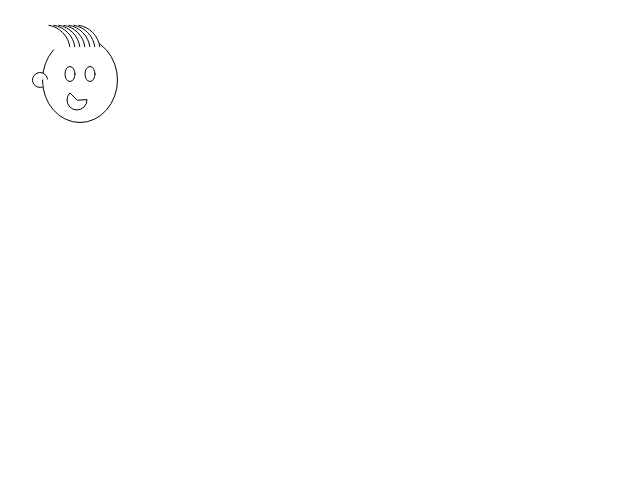
Frame 1 (no input)
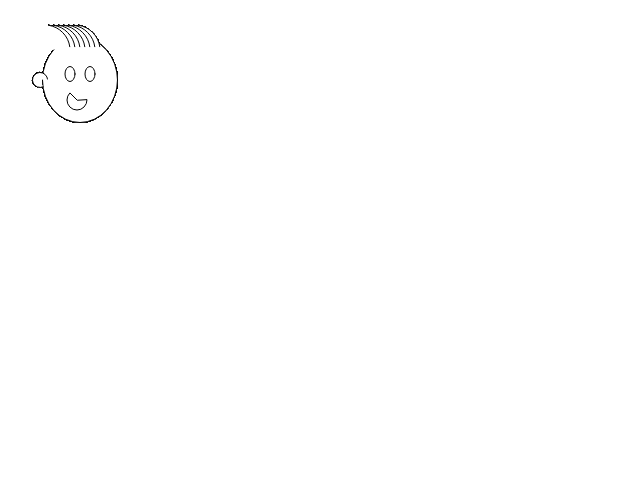
Frame 60 (no input)
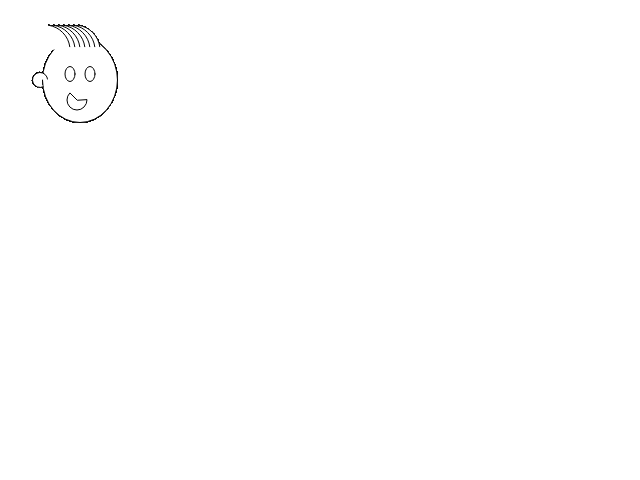
Frame 120 (the mouse pressed at the canvas centre since frame 60)

The p5.js sketch that drew these frames (run headless with seeded random() and noise() and a simulated clock; from frame 60 on, the mouse is pressed at the canvas centre):

// p5.js sketch
// ── sketch.js
function setup() {
  createCanvas(640, 480);
}

function draw() {
  ellipse(80, 80, 75, 85);
  ellipse(70, 74, 10, 15);
  ellipse(90, 74, 10, 15);
  stroke(0,0,0);
  arc(77, 100, 20, 20, 0, PI+QUARTER_PI, PIE);
  arc(40, 80, 15, 15, 20, 25, PI+QUARTER_PI, OPEN);

  arc(75, 50, 50, 50, 30, 25, PI+QUARTER_PI, CHORD);
  arc(70, 50, 50, 50, 30, 25, PI+QUARTER_PI, CHORD);
  arc(65, 50, 50, 50, 30, 25, PI+QUARTER_PI, CHORD);
  arc(60, 50, 50, 50, 30, 25, PI+QUARTER_PI, CHORD);
  arc(55, 50, 50, 50, 30, 25, PI+QUARTER_PI, CHORD);
  arc(50, 50, 50, 50, 30, 25, PI+QUARTER_PI, CHORD);
  arc(45, 50, 50, 50, 30, 25, PI+QUARTER_PI, CHORD);
}
